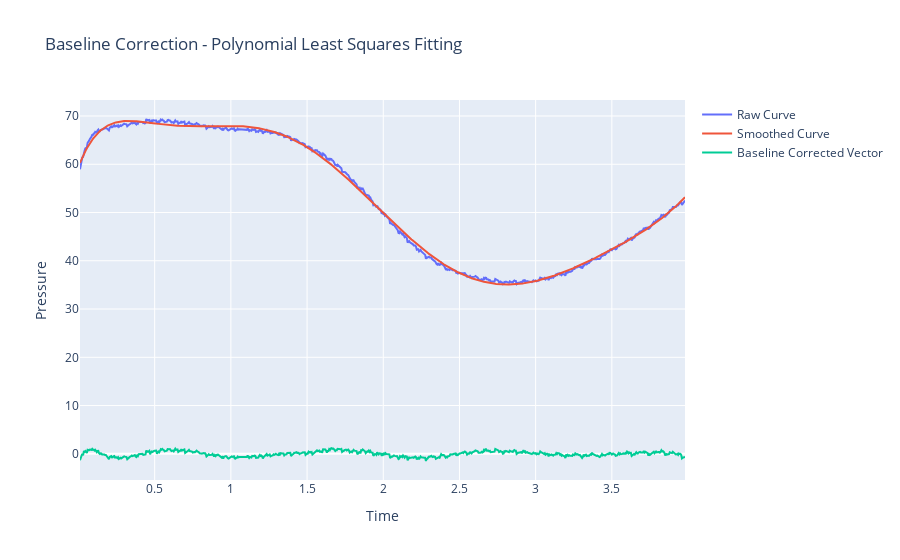

The cell this chart's notebook holds for it:
### Code cell
"""
2. Polynomial Least Squares Fitting
- fit a polynomial of degree <degree> to the original signal, to simulate a blank chromatogram and subtract it from the original signal 
"""
coefficients = np.polyfit(time, pressure_vector, 8)  # degree 3 polynomial
smoothed_vector = np.polyval(coefficients, time)
# baseline correction by subtracting the smoothed vector from the original pressure vector
baseline_corrected_vector = pressure_vector - smoothed_vector
# Remove the elements from the beginning and end to avoid edge effects. Typically <window_size // 2>
# baseline_corrected_vector = baseline_corrected_vector[1:-1]
fig = go.Figure()
fig.add_trace(go.Scatter(x=time, y=pressure_vector, mode='lines', name='Raw Curve'))
fig.add_trace(go.Scatter(x=time, y=smoothed_vector, mode='lines', name='Smoothed Curve'))
fig.add_trace(go.Scatter(x=time, y=baseline_corrected_vector, mode='lines', name='Baseline Corrected Vector'))
fig.update_layout(title='Baseline Correction - Polynomial Least Squares Fitting', xaxis_title='Time', yaxis_title='Pressure')
fig.show()
fig.write_image("dev/figures/fig_baseline_correction_polynomial_least_squares_fitting.png", width=1100, height= 350, scale = 3)

### Figure 1 — Plotly figure (JSON) as saved in the notebook; plotly's stock layout.template omitted (floating-point values rounded to 4 significant figures; data arrays with more than 128 entries replaced by an {"elided": "..."} marker saying what was removed)
{"data": [{"mode": "lines", "name": "Raw Curve", "type": "scatter", "x": {"elided": "795 float values"}, "y": {"elided": "795 float values"}}, {"mode": "lines", "name": "Smoothed Curve", "type": "scatter", "x": {"elided": "795 float values"}, "y": {"elided": "795 float values"}}, {"mode": "lines", "name": "Baseline Corrected Vector", "type": "scatter", "x": {"elided": "795 float values"}, "y": {"elided": "795 float values"}}], "layout": {"title": {"text": "Baseline Correction - Polynomial Least Squares Fitting"}, "xaxis": {"title": {"text": "Time"}}, "yaxis": {"title": {"text": "Pressure"}}}}
